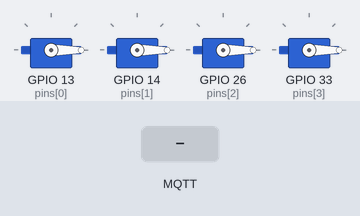
This sketch was run on a simulated ESP32. On the bench: 4 × servo. The test bench sets the inputs (shaded band). WiFi joins after 1.5 s; servers stay silent unless stated; no MQTT or app messages arrive unless stated; what the sketch prints to the serial monitor is not drawn.

Above: at 2.7 s.
2.8 s: MQTT message "90" arrives on the first subscribed topic
At 4.0 s:
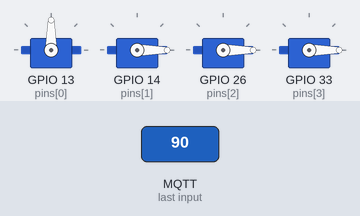
4.3 s: MQTT message "200" arrives on the first subscribed topic
At 5.1 s:
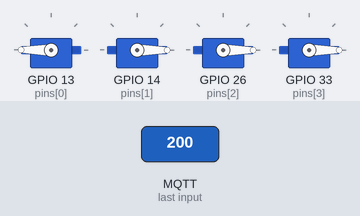
5.8 s: MQTT message "90" arrives on the second subscribed topic
At 6.3 s:
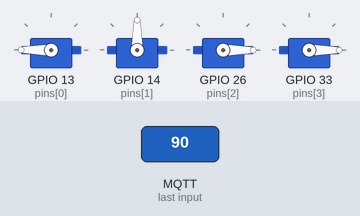
7.3 s: MQTT message "5" arrives on the first subscribed topic
At 8.5 s:
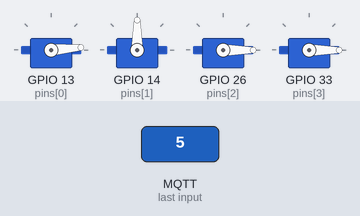
8.8 s: MQTT message "200" arrives on the second subscribed topic
At 9.7 s:
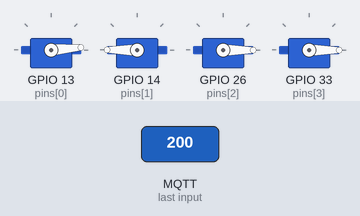
10.3 s: MQTT message "90" arrives on the third subscribed topic
At 10.9 s:
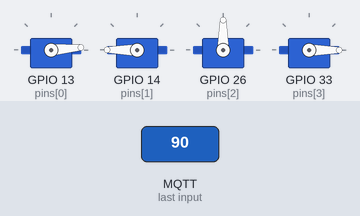
Timing chart, 0 to 12.8 s (numbered marks = the images above; inputs shaded):
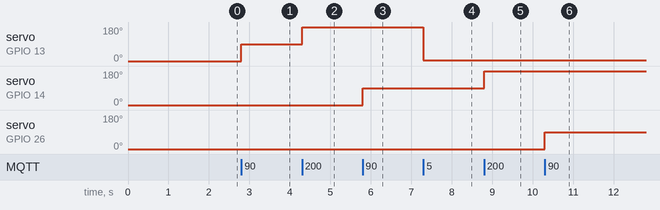

The sketch:

subscriber.ino
```cpp
#include <WiFi.h>
#include <PubSubClient.h>
#include <ESP32Servo.h>

const char* ssid = "YOUR_SSID";
const char* password = "YOUR_PASSWORD";
const char* mqtt_server = "broker.hivemq.com";

WiFiClient espClient;
PubSubClient client(espClient);

// 4 servos
Servo servos[4];
int pins[4] = {13, 14, 26,33};

// Topics
const char* topics[4] = {
  "robotic/servo1",
  "robotic/servo2",
  "robotic/servo3",
  "robotic/servo4"
};

void callback(char* topic, byte* payload, unsigned int length) {
  String msg = "";

  for (int i = 0; i < length; i++) {
    msg += (char)payload[i];
  }

  int angle = constrain(msg.toInt(), 0, 180);

  // Find which servo to control
  for (int i = 0; i < 4; i++) {
    if (String(topic) == topics[i]) {
      Serial.print("Servo ");
      Serial.print(i + 1);
      Serial.print(" → ");
      Serial.println(angle);

      servos[i].write(angle);
    }
  }
}

void reconnect() {
  while (!client.connected()) {
    Serial.print("Connecting MQTT...");
    if (client.connect("ESP32_4SERVO")) {
      Serial.println("connected");

      // Subscribe to all servo topics
      for (int i = 0; i < 4; i++) {
        client.subscribe(topics[i]);
      }

    } else {
      Serial.println("retrying...");
      delay(1000);
    }
  }
}

void setup() {
  Serial.begin(115200);

  // Attach servos
  for (int i = 0; i < 4; i++) {
    servos[i].setPeriodHertz(50);
    servos[i].attach(pins[i], 500, 2400);
    servos[i].write(0);
  }

  // WiFi connect
  WiFi.begin(ssid, password);
  Serial.print("Connecting WiFi");

  while (WiFi.status() != WL_CONNECTED) {
    delay(500);
    Serial.print(".");
  }

  Serial.println("\nWiFi connected");

  client.setServer(mqtt_server, 1883);
  client.setCallback(callback);
}

void loop() {
  if (!client.connected()) reconnect();
  client.loop();
}
```

Measured:
- after the input at 2.8 s, servo on GPIO 13 (pins[0]): 0° → 90° at once
- after the input at 4.3 s, servo on GPIO 13 (pins[0]): 90° → 180° at once
- after the input at 5.8 s, servo on GPIO 14 (pins[1]): 0° → 90° at once
- after the input at 7.3 s, servo on GPIO 13 (pins[0]): 180° → 5° at once
- after the input at 8.8 s, servo on GPIO 14 (pins[1]): 90° → 180° at once
- after the input at 10.3 s, servo on GPIO 26 (pins[2]): 0° → 90° at once
